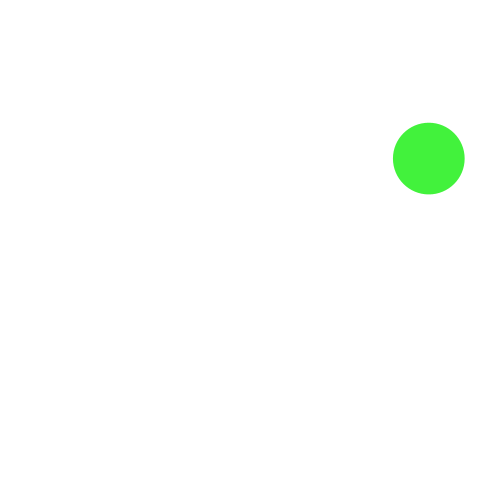
Frame 1 (no input)
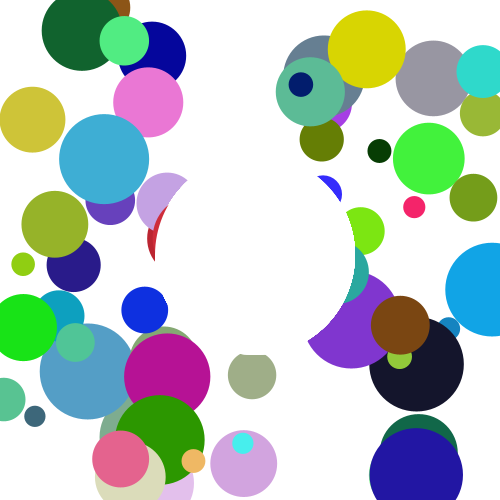
Frame 60 (the mouse pressed at the canvas centre just before this capture)
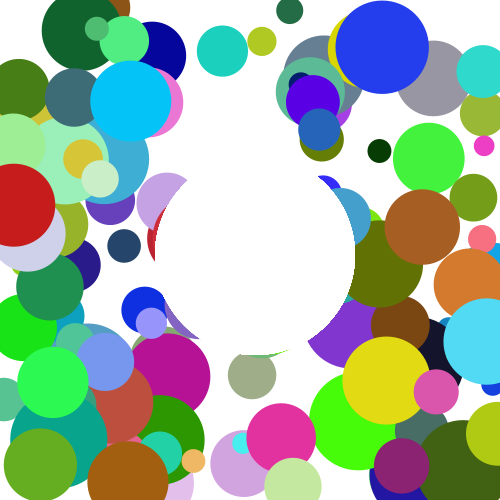
Frame 120 (the mouse held since frame 60 and released just before this capture)

The Processing sketch that drew these frames (run headless with seeded random() and noise(); from frame 60 on, the mouse is pressed at the canvas centre):

// Processing sketch: processing_58666
// ── processing_58666.pde

void setup(){ //inicio do Set up da composição
  
  size (500,500); //definição do tamanho da composição
  background (255); //definição da cor de fundo
  smooth (); //serve para suavisar os elementos da composição
  
}

void draw (){ //inicio da criação dos elementos da composição
  
//criação de uma variável para o tamanho do circulo
  
  float circulo = random (20,100); //determina um tamanho aleatorio para o circulo que vai de 20 a 100
  
//criação de uma variável para a cor
  
 float r = random (0, 255); //determina um valor para a escala de vermelhos que vai de 0 a 255
 float g = random (0, 255); //determina um valor para a escala de verdes que vai de 0 a 255
 float b = random (0, 255); //determina um valor para a escala de azuis que vai de 0 a 255

//criação de circulos aleatorios
 
  fill (r,g,b); //atribuição de cor aos circulos recorrendo às variáveis anteriores
  noStroke(); //determina que os circulos não terão contorno
  ellipse (random (500), random (500), circulo, circulo); //cordenadas do circulo
  
//+++++++criação de uma nova layer
  
  fill (255); //atribuição de cor ao circulo, neste caso, branco
  noStroke (); //determina que os circulos não terão contorno
  ellipse (255,255,200,200); //cordenadas do circulo

}
  
